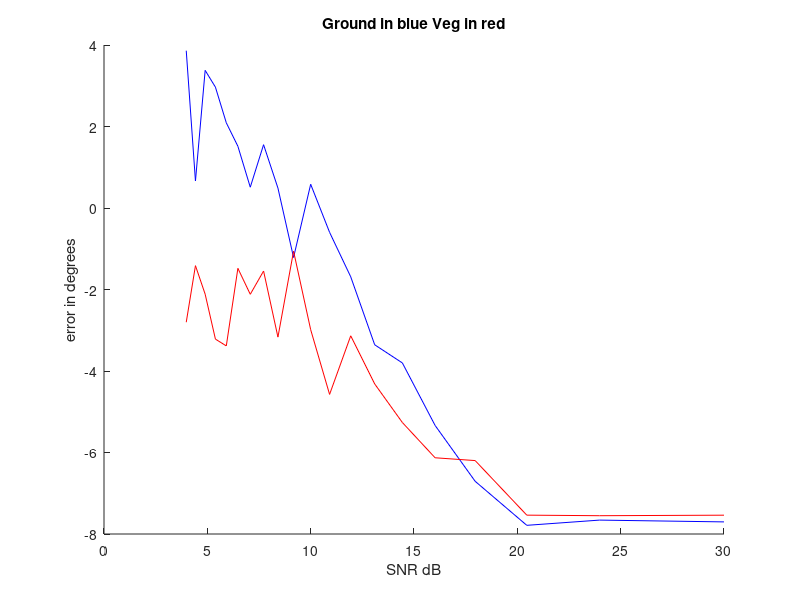
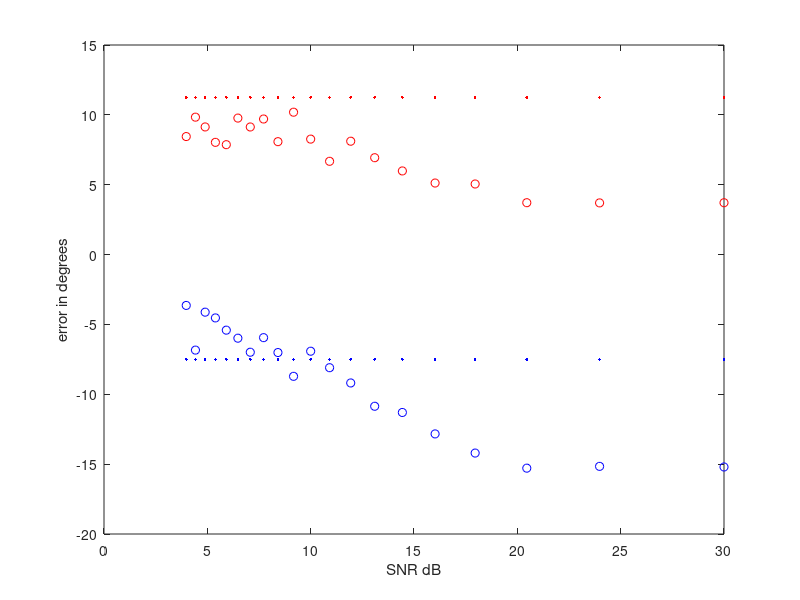

Write MATLAB code to recreate these figures, in order.
%% Espirit_baseline
clear;clc;
%% Initializations
g_weight = 1;
v_weight = 1;
n_weight = 1*10^(-3/2);

g_angle = -pi/24;
v_angle = pi/16;

delx = 0.5; % Delta x of baseline
baseline = delx; %Physical baseline of two sample arrays

g_phase = sin(g_angle)*2*pi*baseline; %Used in the sorting routine
v_phase = sin(v_angle)*2*pi*baseline; %Used in the sorting routine

array_size = 6; % the amount of ground samples
avg_loop_size = 100;
Averaged_Signal_samples = 20; %Averaged_Signal_samples in matrix
Noise_samples = 20;

est_ground_angle = zeros(1,Noise_samples);
est_vegitation_angle = zeros(1,Noise_samples);

%% Start of Algorithm
for Noise_Increment = 1:Noise_samples;
    Noise_W = Noise_Increment*n_weight;
    for unusedVariable = 1:avg_loop_size;
        %% Setting up Random Phi that differ across samples
        phi_one = 1i*2*pi*rand(1,Averaged_Signal_samples);
        phi_two = 1i*2*pi*rand(1,Averaged_Signal_samples);
        pos = [1:array_size]'; %#ok<NBRAK>
        distance = 2.*pi.*pos.*delx;  % element separation of 1/2 wavelength
        
        %% Element Array size with Signal
        
        X = g_weight.*(exp(-1i*distance*sin(g_angle))*exp(phi_one))... %Ground
            + v_weight.*(exp(-1i*distance*sin(v_angle))*exp(phi_two))...  %Vegetaion
            + Noise_W.*sqrt(-2.*log(1-rand(array_size,Averaged_Signal_samples))).*exp(1i*2*pi*rand(array_size,Averaged_Signal_samples));  %Noise
  
        %% Setting up Baselines
        % Remember to change the Initial Variable delx if Baseline changes
        
%         S1 = [X(1,:).*X(2,:)
%             X(1,:).*X(3,:)
%             X(2,:).*X(3,:)];
%         
%         S2 = [X(4,:).*X(5,:)
%             X(4,:).*X(6,:)
%             X(5,:).*X(6,:)]; %Baseline = 3delx
        
        S1 = [X(1,:).*X(2,:)
            X(1,:).*X(3,:)
            X(2,:).*X(3,:)];
        
        S2 = [X(2,:).*X(3,:)
            X(2,:).*X(4,:)
            X(3,:).*X(4,:)]; %Baseline = delx
        
        %     S1 = [X(1,1)*X(1,2);
        %         X(1,1)*X(1,3);
        %         X(1,2)*X(1,3)];
        %
        %     S2 = [X(1,3)*X(1,4);
        %         X(1,3)*X(1,5);
        %         X(1,4)*X(1,5)]; %Baseline = 2delx
        %% Espirit Algorithm
        R1 = S1*S1';
        R2 = S1*S2';
        A =  pinv(R1)*R2;
        
        %% Averaging over a matix then averaging that signal in a for loop proportional to the matix rows
        % The Smaller Angle ends up haveing The largest angle Eigen Value
        
        [u,uv] = eig(A);
        
        [~,kk]=sort(abs(angle(diag(uv))-g_phase),'ascend');
        est_ground_angle(Noise_Increment) = est_ground_angle(Noise_Increment)...
            + (asin(angle(uv(kk(1),kk(1)))/(2*pi*baseline)))/avg_loop_size; %Estimated ground angle
        
        [~,kk]=sort(abs(angle(diag(uv))-v_phase),'ascend');
        est_vegitation_angle(Noise_Increment) = est_vegitation_angle(Noise_Increment)...
            + (asin(angle(uv(kk(1),kk(1)))/(2*pi*baseline)))/avg_loop_size; %Estimated Vegitation angle
    end
end
%% Noise Power
temp = 1:Noise_samples;
n_snr = 10*log10(1./(temp*n_weight).^2);
%% Ploting Results
g_error = est_ground_angle*180/pi - ones(1,Noise_samples)*g_angle*180/pi;
v_error = est_vegitation_angle*180/pi - ones(1,Noise_samples)*v_angle*180/pi;
figure(3);title('Ground in blue Veg in red');
hold on;
plot(n_snr,g_error,'b')
plot(n_snr,v_error,'r')
xlabel('SNR dB');ylabel('error in degrees')
hold off;

figure(4);title('Ground in blue Veg in red');
plot(n_snr,est_ground_angle*180/pi,'bo'); %Estimated ground angle
hold on;
plot(n_snr,ones(1,Noise_samples)*g_angle*180/pi,'b.'); %actual Ground Phase
plot(n_snr,est_vegitation_angle*180/pi,'ro'); %Estimated Vegitation angle
plot(n_snr,ones(1,Noise_samples)*v_angle*180/pi,'r.'); %actual Vegitation phase
xlabel('SNR dB');ylabel('error in degrees')
hold off;
